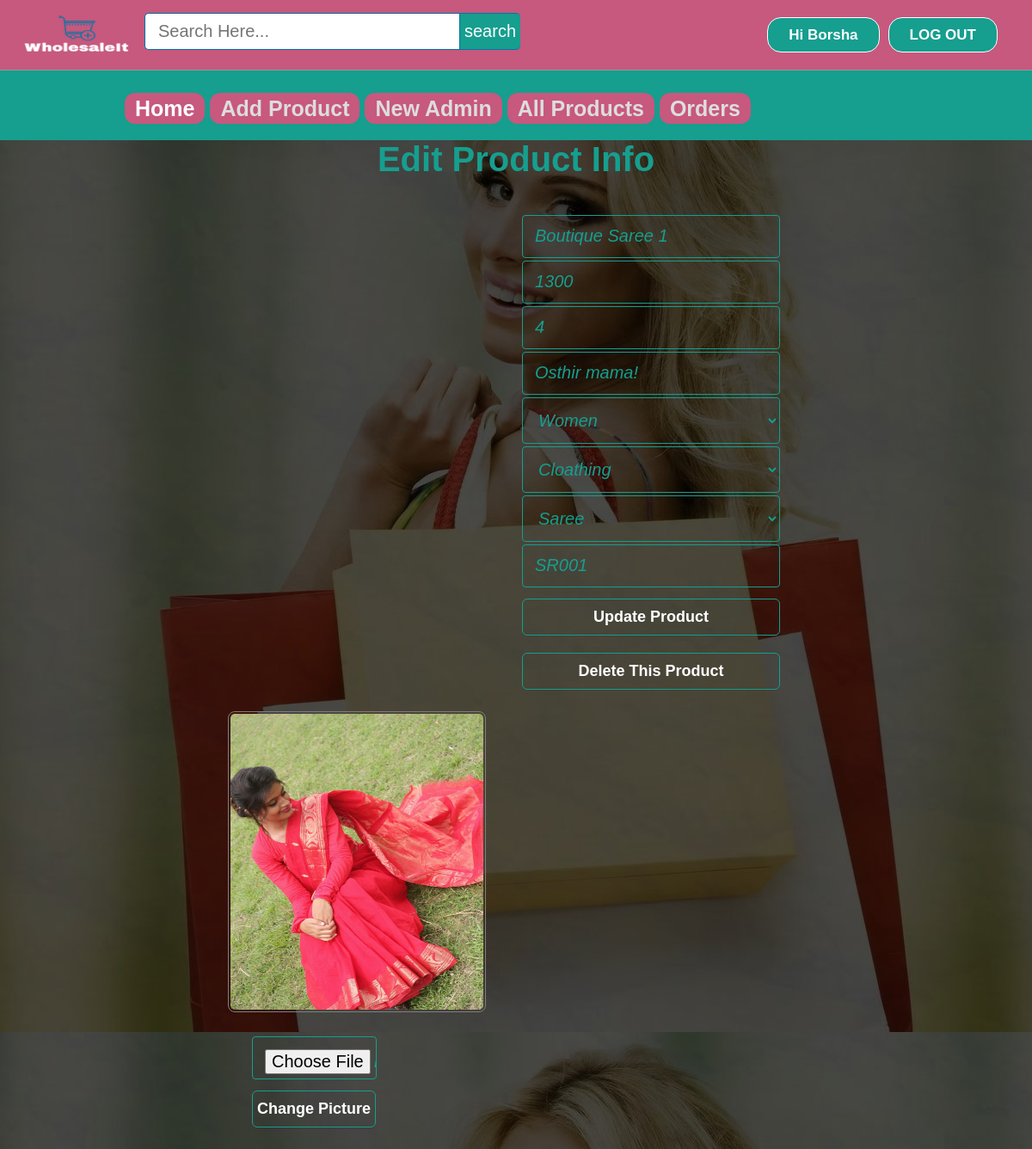
The page /admin/editproduct.php?epid=10 (signed in) on the database its author committed.
### tables this page shows
CREATE TABLE IF NOT EXISTS `products` (
`id` int(11) NOT NULL,
  `pName` varchar(100) NOT NULL,
  `price` int(11) NOT NULL,
  `description` text NOT NULL,
  `available` int(11) NOT NULL,
  `category` varchar(100) NOT NULL,
  `type` varchar(100) NOT NULL,
  `item` varchar(100) NOT NULL,
  `pCode` varchar(20) NOT NULL,
  `picture` text NOT NULL
);

### admin/editproduct.php (the view, shortened to what this page needs)
<?php include ( "../inc/connect.inc.php" ); ?>
<?php
$pName="";
$price="";
$available="";
$description="";
$category="";
$categoryu="";
$picture ="";
$item = "";
$itemu = "";
$type ="";
$typeu = "";
$code="";
if (!isset($_SESSION['admin_login'])) {
	$user = "";
	header("location: login.php?ono=".$epid."");
}
else {
	if (isset($_REQUEST['epid'])) {
		$epid = mysqli_real_escape_string($con,$_REQUEST['epid']);
	}else {
		header('location: index.php');
	}
	$user = $_SESSION['admin_login'];
	$result = mysqli_query($con,"SELECT * FROM admin WHERE id='$user'");
	$get_user_email = mysqli_fetch_assoc($result);
		$uname_db = $get_user_email['firstName'];
}
$getposts = mysqli_query($con,"SELECT * FROM products WHERE id ='$epid'") or die(mysqli_error($con));
	if (mysqli_num_rows($getposts)) {
		$row = mysqli_fetch_assoc($getposts);
		$pName = $row['pName'];
		$price = $row['price'];
		$description = $row['description'];
		$picture = $row['picture'];
		$item = $row['item'];
		$itemu = ucwords($row['item']);
		$type = $row['type'];
		$typeu = ucwords($row['type']);
		$category = $row['category'];
		$categoryu = ucwords($row['category']);
		$code = $row['pCode'];
		$available =$row['available'];
	}
$search_value = "";
?>
<!DOCTYPE html>
<html>
<head>
	<link rel="stylesheet" type="text/css" href="../css/style.css">
</head>
<body style="background-image: url(../image/homebackgrndimg1.png);">
	<div class="homepageheader">
			<div class="signinButton loginButton">
				<div class="uiloginbutton signinButton loginButton" style="margin-right: 40px;">
					<?php
						if ($user!="") {
							echo '<a style="text-decoration: none;color: #fff;" href="logout.php">LOG OUT</a>';
						}
					 ?>
				</div>
				<div class="uiloginbutton signinButton loginButton">
					<?php
						if ($user!="") {
							echo '<a style="text-decoration: none;color: #fff;" href="login.php">Hi '.$uname_db.'</a>';
						}
						else {
							echo '<a style="text-decoration: none;color: #fff;" href="login.php">LOG IN</a>';
						}
					 ?>
				</div>
			</div>
			<div style="float: left; margin: 5px 0px 0px 23px;">
				<a href="index.php">
					<img style=" height: 75px; width: 130px;" src="../image/wholesaleitlogo.png">
				</a>
			</div>
			<div id="srcheader">
				<form id="newsearch" method="get" action="search.php">
				        <?php
				        	echo '<input type="text" class="srctextinput" name="keywords" size="21" maxlength="120"  placeholder="Search Here..." value="'.$search_value.'"><input type="submit" value="search" class="srcbutton" >';
				         ?>
				</form>
			</div>
		</div>
		<div class="categolis">
			<table>
				<tr>
					<th>
						<a href="index.php" style="text-decoration: none;color: #fff;padding: 4px 12px;background-color: #c7587e;border-radius: 12px;">Home</a>
					</th>
					<th><a href="addproduct.php" style="text-decoration: none;color: #ddd;padding: 4px 12px;background-color: #c7587e;border-radius: 12px;">Add Product</a></th>
					<th><a href="newadmin.php" style="text-decoration: none;color: #ddd;padding: 4px 12px;background-color: #c7587e;border-radius: 12px;">New Admin</a></th>
					<th><a href="allproducts.php" style="text-decoration: none;color: #ddd;padding: 4px 12px;background-color: #c7587e;border-radius: 12px;">All Products</a></th>
					<th><a href="orders.php" style="text-decoration: none;color: #ddd;padding: 4px 12px;background-color: #c7587e;border-radius: 12px;">Orders</a></th>
				</tr>
			</table>
		</div>
	<div class="holecontainer" style=" padding-top: 20px; padding: 0 20%">
		<div class="container signupform_content ">
			<div>
				<h2 style="padding-bottom: 20px;">Edit Product Info</h2>
				<div style="float: right;">
				<?php
					echo '
						<div class="">
						<div>
							<form action="" method="POST" class="registration">
								<div class="signup_form">
									<div>
										<td >
											<input name="pname" id="first_name" placeholder="Product Name" required="required" class="first_name signupbox" type="text" size="30" value="'.$pName.'" >
										</td>
									</div>
									<div>
										<td >
											<input name="price" id="last_name" placeholder="Price" required="required" class="last_name signupbox" type="text" size="30" value="'.$price.'" >
										</td>
									</div>
									<div>
										<td>
											<input name="available" placeholder="Available Quantity" required="required" class="email signupbox" type="text" size="30" value="'.$available.'">
										</td>
									</div>
									<div>
										<td >
											<input name="descri" id="first_name" placeholder="Description" required="required" class="first_name signupbox" type="text" size="30" value="'.$description.'" >
										</td>
									</div>
									<div>
										<td>
											<select name="category" required="required" style=" font-size: 20px;
										font-style: italic;margin-bottom: 3px;margin-top: 0px;padding: 14px;line-height: 25px;border-radius: 4px;border: 1px solid #169E8F;color: #169E8F;margin-left: 0;width: 300px;background-color: transparent;" class="">
												<option selected value="'.$category.'">'.$categoryu.'</option>
											</select>
										</td>
									</div>
									<div>
										<select name="type" required="required" style=" font-size: 20px;
										font-style: italic;margin-bottom: 3px;margin-top: 0px;padding: 14px;line-height: 25px;border-radius: 4px;border: 1px solid #169E8F;color: #169E8F;margin-left: 0;width: 300px;background-color: transparent;" class="">
											<option selected value="'.$type.'">'.$typeu.'</option>
											</select>
									</div>
									<div>
										<td>
											<select name="item" required="required" style=" font-size: 20px;
										font-style: italic;margin-bottom: 3px;margin-top: 0px;padding: 14px;line-height: 25px;border-radius: 4px;border: 1px solid #169E8F;color: #169E8F;margin-left: 0;width: 300px;background-color: transparent;" class="">
												<option selected value="'.$item.'">'.$itemu.'</option>
											</select>
										</td>
									</div>
									<div>
										<td>
											<input name="code" id="password-1" required="required"  placeholder="Code" class="password signupbox " type="text" size="30" value="'.$code.'">
										</td>
									</div>
									<div>
										<input name="updatepro" class="uisignupbutton signupbutton" type="submit" value="Update Product">
									</div>
									<div>
										<input name="delprod" class="uisignupbutton signupbutton" type="submit" value="Delete This Product">
									</div>
									<div class="signup_error_msg">
									</div>
								</div>
							</form>
						</div>
					</div>
					';
				 ?>
				</div>
			</div>
		</div>
		<div style="float: left;">
			<div>
				<?php
					echo '
						<ul style="float: left;">
							<li style="float: left; padding: 0px 25px 25px 25px;">
								<div class="home-prodlist-img prodlist-img">';
								if (file_exists('../image/product/'.$item.'/'.$picture.'')){
									echo '<img src="../image/product/'.$item.'/'.$picture.'" class="home-prodlist-imgi">';
								}else {
									echo '
									<div class="home-prodlist-imgi" style="text-align: center; padding: 0 0 6px 0;">No Image Found!</div>';
								} echo '
								</div>
							</li>
							<li>
								<form action="" method="POST" class="registration" enctype="multipart/form-data">
										<div class="signup_form">
											<div>
												<td>
													<input name="profilepic" style="width: 115px;" class="password signupbox" type="file" value="Add Picture">
												</td>
											</div>
											<div>
												<input name="updatepic" style="width: 144px;" class="uisignupbutton signupbutton" type="submit" value="Change Picture">
											</div>
											<div class="signup_error_msg">';
				?>
			</div>
		</div>
	</div>
</body>
</html>

### css/style.css (style rules this page uses)
html, body, div, span, applet, object, iframe, h1, h2, h3, h4, h5, h6, p, blockquote, pre, a, abbr, acronym, address, big, cite, code, del, dfn, em, img, ins, kbd, q, s, samp, small, strike, strong, sub, sup, tt, var, b, u, i, center, dl, dt, dd, ol, ul, li, fieldset, form, label, legend, table, caption, tbody, tfoot, thead, tr, th, td, article, aside, canvas, details, embed, figure, figcaption, footer, header, hgroup, menu, nav, output, ruby, section, summary, time, mark, audio, video { margin: 0; padding: 0; border: 0; font: inherit; vertical-align: baseline; box-sizing: border-box; }
body { line-height: normal; }
ol, ul { list-style: none; }
table { border-collapse: collapse; border-spacing: 0; }
* { margin: 0px; padding: 0px; }
body, button, input, label, select, td, textarea { font-family: Arial, Helvetica, tahoma,verdana,arial,sans-serif; font-size: 12px; }
body { width: 100%; position: relative; background-color: #ffffff; min-width: 1080px; }
.homepageheader { position: fixed; height: 82px; width: 100%; min-width: 980px; border-bottom: 1px solid #8E9D8E; margin: 0px; background-image: initial; background-position-x: initial; background-position-y: initial; background-size: initial; background-repeat-x: initial; background-repeat-y: initial; background-attachment: initial; background-origin: initial; background-clip: initial; background-color: rgb(199, 88, 126); }
.loginButton .signinButton { color: #FFFFFF; background: #169E8F; border: 1px solid #FFFFFF; cursor: pointer; display: inline-block; font-weight: bold; line-height: 15px; padding: 12px 24px; border-radius: 16px; text-align: center; text-decoration: none; float: right; margin: 20px 0px 0px 10px; font-size: 17px; }
#newsearch { float:left; padding:15px; }
.srctextinput { margin: 0px; padding: 9px 15px; font-family: Arial, Helvetica, sans-serif; font-size:20px; border:1px solid #0076a3; border-right:0px; border-top-left-radius: 5px 5px; border-bottom-left-radius: 5px 5px; width: 335px; }
.srcbutton { margin: 0; padding: 9px 5px; font-family: Arial, Helvetica, sans-serif; font-size:20px; outline: none; cursor: pointer; text-align: center; text-decoration: none; color: #ffffff; border: solid 1px #0076a3; border-right:0px; background: #169E8F; border-top-right-radius: 5px 5px; border-bottom-right-radius: 5px 5px; }
.signupform_content h2 { margin: 0px 0 0 0; padding: 0px 0px 20px 0px; font-size: 40px; color: #169E8F; font-weight: bold; text-align: center; }
.signup_form { background-image: initial; background-position-x: initial; background-position-y: initial; background-size: initial; background-repeat-x: initial; background-repeat-y: initial; background-attachment: initial; background-origin: initial; background-clip: initial; padding: 22px 53px 0 53px; color: #eeeeee; border-radius: 4px; font-style: italic; }
.signupbox { font-size: 20px; font-style: italic; margin-bottom: 3px; margin-top: 0px; padding: 14px; line-height: 25px; border-radius: 4px; border: 1px solid #169E8F; color: #169E8F; margin-left: 0; width: 270px; height: 20px; background-color: transparent; }
.signupbutton { background-color: transparent; border: 2px solid #FFFFFF; border-radius: 6px; margin: 10px 0px; }
.uisignupbutton { color: #ffffff; cursor: pointer; display: inline-block; font-size: 18px; font-weight: bold; line-height: 13px; padding: 14px 0; width: 300px; text-align: center; text-decoration: none; border-width: 2px; border: 1px solid #169E8F; box-shadow: 0 1px 0 rgba(0, 0, 0, 0.1) }
.signup_error_msg { font-weight: bold; color: #A92A2A; padding: 0px 10px 15px 10px; text-align: center; font-size: 16px; }
.home-prodlist-imgi { height: 350px; width: 300px; padding: 2px; border: 1px solid #847b7b; border-radius: 8px; }
.categolis { line-height: 1.3; font-weight: bold; color: #fff; padding: 110px 20px 20px 145px; background-color: #169e8f; text-align: center; font-size: 25px; }
.categolis table tbody tr th { padding: 0px 6px 0px 0px; }

### rows shown on the page
products: pname "Boutique Saree 1", price "1300", available "4", descri "Osthir mama!", category "Women", type "Cloathing", item "Saree", code "SR001", item+picture (picture)

### other values the page prints
$uname_db "Borsha"
